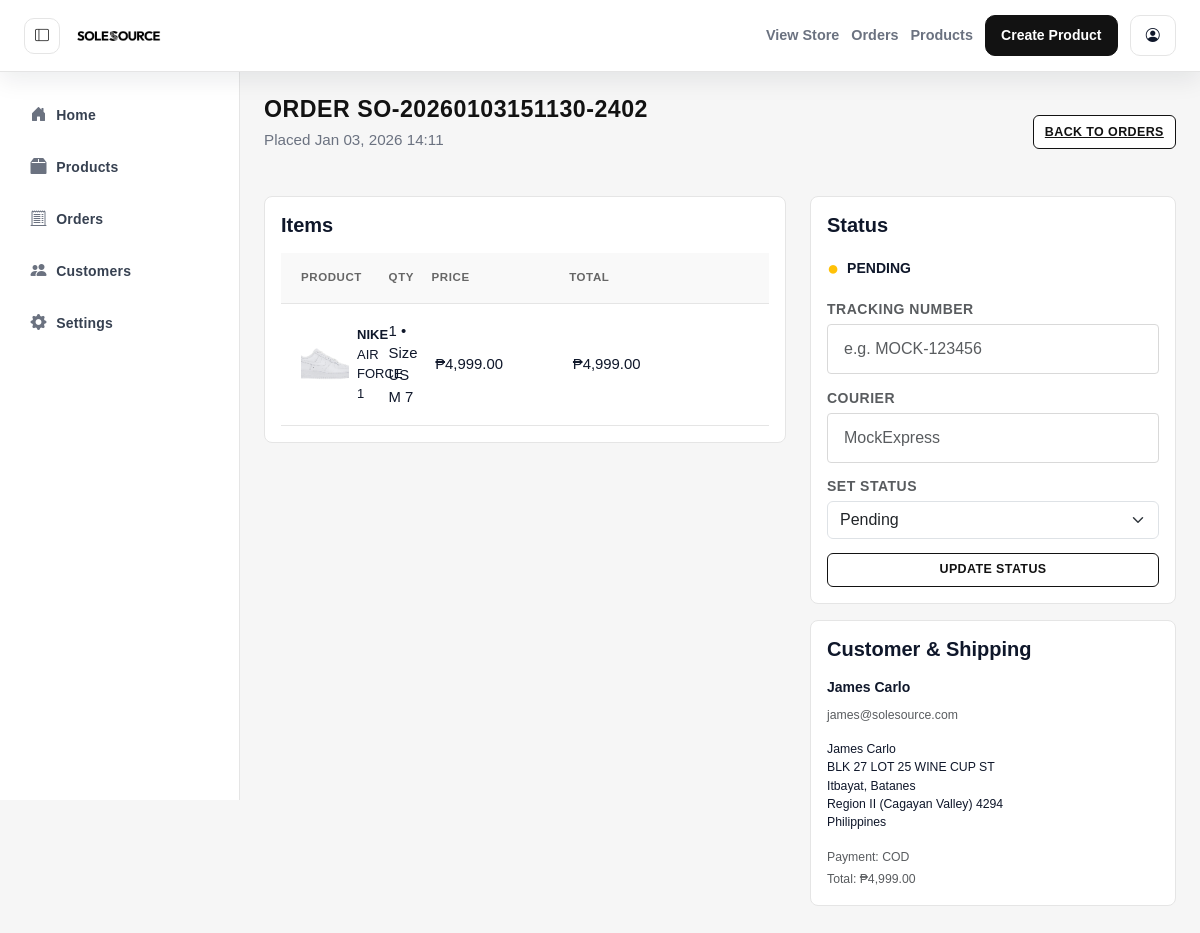
The page /admin/order-details.php?id=8 (signed in) on the database its author committed.
### tables this page shows
CREATE TABLE `orders` (
  `id` int(11) NOT NULL,
  `user_id` int(11) NOT NULL,
  `order_number` varchar(64) NOT NULL,
  `total_amount` decimal(10,2) NOT NULL,
  `payment_method` varchar(50) DEFAULT 'COD',
  `status` enum('pending','confirmed','shipped','delivered','cancelled') DEFAULT 'pending',
  `phone` varchar(50) DEFAULT NULL,
  `shipping_phone` varchar(20) DEFAULT NULL,
  `full_name` varchar(255) NOT NULL,
  `address` varchar(255) DEFAULT NULL,
  `city` varchar(255) DEFAULT NULL,
  `province` varchar(255) DEFAULT NULL,
  `region` varchar(255) DEFAULT NULL,
  `barangay` varchar(255) DEFAULT NULL,
  `zip_code` varchar(20) DEFAULT NULL,
  `country` varchar(100) DEFAULT 'Philippines',
  `shipping_address` text DEFAULT NULL,
  `tracking_number` varchar(100) DEFAULT NULL,
  `courier` varchar(50) DEFAULT NULL,
  `created_at` timestamp NOT NULL DEFAULT current_timestamp()
);

CREATE TABLE `order_items` (
  `id` int(11) NOT NULL,
  `order_id` int(11) NOT NULL,
  `product_id` int(11) NOT NULL,
  `product_size_id` int(11) DEFAULT NULL,
  `size` varchar(50) DEFAULT NULL,
  `quantity` int(11) NOT NULL DEFAULT 1,
  `price_at_purchase` decimal(10,2) NOT NULL,
  `created_at` timestamp NOT NULL DEFAULT current_timestamp()
);

CREATE TABLE `products` (
  `id` int(11) NOT NULL,
  `sku` varchar(64) NOT NULL,
  `name` varchar(255) NOT NULL,
  `brand` varchar(100) NOT NULL,
  `gender` enum('Men','Women','Unisex') DEFAULT 'Unisex',
  `colorway` varchar(255) DEFAULT NULL,
  `description` text DEFAULT NULL,
  `release_date` date DEFAULT NULL,
  `image` varchar(255) DEFAULT NULL,
  `price` decimal(10,2) NOT NULL,
  `stock_quantity` int(11) NOT NULL DEFAULT 0,
  `is_featured` tinyint(1) NOT NULL DEFAULT 0,
  `total_sold` int(11) NOT NULL DEFAULT 0,
  `status` enum('active','archived') DEFAULT 'active',
  `created_at` timestamp NOT NULL DEFAULT current_timestamp(),
  `sport` enum('Running','Training','Lifestyle','Basketball') DEFAULT NULL
);

CREATE TABLE `product_sizes` (
  `id` int(11) NOT NULL,
  `product_id` int(11) NOT NULL,
  `size_label` varchar(50) NOT NULL,
  `size_system` enum('US','EU','UK','CM') DEFAULT 'US',
  `gender` enum('Men','Women','Unisex') DEFAULT 'Unisex',
  `stock_quantity` int(11) NOT NULL DEFAULT 0,
  `is_active` tinyint(1) NOT NULL DEFAULT 1,
  `created_at` timestamp NOT NULL DEFAULT current_timestamp()
);

CREATE TABLE `users` (
  `id` int(11) NOT NULL,
  `full_name` varchar(255) NOT NULL,
  `email` varchar(255) NOT NULL,
  `password` varchar(255) NOT NULL,
  `role` enum('admin','customer') NOT NULL DEFAULT 'customer',
  `birthdate` date DEFAULT NULL,
  `gender` varchar(50) DEFAULT NULL,
  `is_active` tinyint(1) NOT NULL DEFAULT 1,
  `created_at` timestamp NOT NULL DEFAULT current_timestamp()
);

### admin/order-details.php (the view, shortened to what this page needs)
<?php
require_once '../includes/connect.php';
$orderId = isset($_GET['id']) ? (int) $_GET['id'] : 0;
$orderStmt = $conn->prepare("SELECT o.*, u.full_name, u.email FROM orders o JOIN users u ON u.id = o.user_id WHERE o.id = ? LIMIT 1");
$orderStmt->bind_param('i', $orderId);
$orderStmt->execute();
$res = $orderStmt->get_result();
$order = $res ? $res->fetch_assoc() : null;
$items = [];
$itemStmt = $conn->prepare("SELECT oi.id, oi.quantity, oi.price_at_purchase, oi.size, ps.size_label, p.name, p.brand, p.image FROM order_items oi JOIN products p ON p.id = oi.product_id LEFT JOIN product_sizes ps ON ps.id = oi.product_size_id WHERE oi.order_id = ?");
$itemStmt->bind_param('i', $orderId);
$itemStmt->execute();
$itemRes = $itemStmt->get_result();
while ($row = $itemRes->fetch_assoc()) {
    $row['line_total'] = (float) $row['price_at_purchase'] * (int) $row['quantity'];
    $row['price_formatted'] = '₱' . number_format((float) $row['price_at_purchase'], 2, '.', ',');
    $row['line_total_formatted'] = '₱' . number_format($row['line_total'], 2, '.', ',');
    $items[] = $row;
}
$status = strtolower($order['status'] ?? 'pending');
$statusClass = 'text-secondary';
if ($status === 'pending') $statusClass = 'text-warning';
elseif ($status === 'confirmed') $statusClass = 'text-primary';
elseif ($status === 'shipped') $statusClass = 'text-info';
elseif ($status === 'delivered') $statusClass = 'text-success';
elseif ($status === 'cancelled') $statusClass = 'text-danger';
?>
<!DOCTYPE html>
<html lang="en">
<head>
    <link href="https://cdn.jsdelivr.net/npm/bootstrap@5.3.3/dist/css/bootstrap.min.css" rel="stylesheet">
    <link rel="stylesheet" href="https://cdn.jsdelivr.net/npm/bootstrap-icons@1.11.3/font/bootstrap-icons.css">
    <link rel="stylesheet" href="../assets/css/variables.css">
    <link rel="stylesheet" href="assets/css/admin.css">
</head>
<body>
    <?php include 'includes/topbar.php'; ?>
    <div class="admin-container">
        <?php include 'includes/sidebar.php'; ?>
        <main class="admin-content">
            <div class="admin-header">
                <div>
                    <h1 class="admin-page-title">Order <?php echo htmlspecialchars($order['order_number']); ?></h1>
                    <p class="admin-page-subtitle">Placed <?php echo $order['created_at'] ? date('M d, Y H:i', strtotime($order['created_at'])) : ''; ?></p>
                </div>
                <a class="admin-action-btn" href="orders.php">Back to Orders</a>
            </div>
            <div class="row g-4">
                <div class="col-lg-7">
                    <div class="orders-table-container p-3">
                        <h5 class="fw-bold mb-3">Items</h5>
                        <div class="product-table-row product-table-header">
                            <div>Product</div>
                            <div>Qty</div>
                            <div>Price</div>
                            <div>Total</div>
                        </div>
                        <?php foreach ($items as $item): ?>
                            <div class="product-table-row">
                                <div data-label="Product" class="d-flex align-items-center gap-2">
                                    <img src="<?php echo htmlspecialchars('../' . ($item['image'] ?? '')); ?>" alt="" style="width:48px;height:48px;object-fit:cover;border-radius:6px;">
                                    <div>
                                        <div class="fw-bold small text-uppercase"><?php echo htmlspecialchars($item['brand']); ?></div>
                                        <div class="small"><?php echo htmlspecialchars($item['name']); ?></div>
                                    </div>
                                </div>
                                <div data-label="Qty"><?php echo (int) $item['quantity']; ?><?php $sizeDisplay = ($item['size_label'] ?? '') ?: ($item['size'] ?? ''); if ($sizeDisplay !== '') { echo ' • Size ' . htmlspecialchars($sizeDisplay); } ?></div>
                                <div data-label="Price"><?php echo htmlspecialchars($item['price_formatted']); ?></div>
                                <div data-label="Total"><?php echo htmlspecialchars($item['line_total_formatted']); ?></div>
                            </div>
                        <?php endforeach; ?>
                    </div>
                </div>
                <div class="col-lg-5">
                    <div class="orders-table-container p-3 mb-3">
                        <h5 class="fw-bold mb-3">Status</h5>
                        <div class="d-flex align-items-center gap-2 mb-3">
                            <span class="fs-5 <?php echo $statusClass; ?>">●</span>
                            <span class="fw-bold text-uppercase"><?php echo htmlspecialchars($status); ?></span>
                        </div>
                        <form method="POST" action="order-update.php" class="action-stack">
                            <div class="mb-2">
                                <label class="form-label small text-uppercase text-muted mb-1">Tracking Number</label>
                                <input type="text" name="tracking_number" class="form-control" value="<?php echo htmlspecialchars($order['tracking_number'] ?? ''); ?>" placeholder="e.g. MOCK-123456">
                            </div>
                            <div class="mb-2">
                                <label class="form-label small text-uppercase text-muted mb-1">Courier</label>
                                <input type="text" name="courier" class="form-control" value="<?php echo htmlspecialchars($order['courier'] ?? ''); ?>" placeholder="MockExpress">
                            </div>
                            <div class="mb-2">
                                <label class="form-label small text-uppercase text-muted mb-1">Set Status</label>
                                <select name="status" class="form-select">
                                    <?php $statuses = ['pending','confirmed','shipped','delivered','cancelled']; ?>
                                    <?php foreach ($statuses as $s): ?>
                                        <option value="<?php echo $s; ?>" <?php echo $status === $s ? 'selected' : ''; ?>><?php echo ucfirst($s); ?></option>
                                    <?php endforeach; ?>
                                </select>
                            </div>
                            <button type="submit" class="admin-action-btn">Update Status</button>
                        </form>
                    </div>
                    <div class="orders-table-container p-3">
                        <h5 class="fw-bold mb-3">Customer & Shipping</h5>
                        <div class="mb-2 fw-bold"><?php echo htmlspecialchars($order['full_name']); ?></div>
                        <div class="mb-3 text-muted small"><?php echo htmlspecialchars($order['email']); ?></div>
                        <div class="small text-brand-black">
                            <?php echo htmlspecialchars($order['full_name']); ?><br>
                            <?php echo htmlspecialchars($order['address'] ?? ''); ?><br>
                            <?php echo htmlspecialchars($order['city'] ?? ''); ?>, <?php echo htmlspecialchars($order['province'] ?? ''); ?><br>
                            <?php echo htmlspecialchars($order['region'] ?? ''); ?> <?php echo htmlspecialchars($order['zip_code'] ?? ''); ?><br>
                            <?php echo htmlspecialchars($order['country'] ?? 'Philippines'); ?>
                        </div>
                        <div class="mt-3 small text-muted">Payment: <?php echo htmlspecialchars(strtoupper($order['payment_method'] ?? 'COD')); ?></div>
                        <div class="mt-1 small text-muted">Total: ₱<?php echo number_format((float) ($order['total_amount'] ?? 0), 2); ?></div>
                    </div>
                </div>
            </div>
        </main>
    </div>
</body>
</html>

### assets/css/variables.css (style rules this page uses)
:root { --brand-black: #121212; --brand-dark-gray: #333333; --brand-orange: #E9713F; --brand-white: #FFFFFF; --brand-background: #F8F9FA; --brand-font: 'Outfit', sans-serif; --text-active: #FFFFFF; --text-inactive: #B0B0B0; --text-active-inverse: #121212; }

### admin/assets/css/admin.css (style rules this page uses)
:root { --admin-bg: #f6f6f6; --admin-sidebar-width: 240px; --admin-header-height: 72px; --admin-surface: #ffffff; --admin-border: #e5e5e5; --admin-muted: #6b7280; --admin-text: #0f172a; }
body { font-family: var(--brand-font, 'Outfit', sans-serif); background: var(--admin-bg); color: var(--admin-text); margin: 0; padding: 0; font-size: 14px; }
.admin-container { display: flex; min-height: 100vh; transition: margin-left 0.3s ease; }
.admin-content { flex: 1; margin-left: var(--admin-sidebar-width); padding: 1.5rem 1.5rem 2.25rem; margin-top: var(--admin-header-height); transition: margin-left 0.3s ease; background: var(--admin-bg); }
.admin-header { margin-bottom: 1.75rem; display: flex; justify-content: space-between; align-items: center; }
.admin-page-title { font-size: 1.45rem; font-weight: 700; text-transform: uppercase; color: var(--brand-black, #000); letter-spacing: 0.5px; margin: 0; }
.admin-page-subtitle { color: var(--admin-muted); font-size: 0.95rem; margin-top: 0.35rem; }
.table-container, .orders-list, .products-table-container, .orders-table-container { background: #fff; border: 1px solid #e5e5e5; border-radius: 8px; overflow: hidden; }
.action-stack { display: flex; flex-direction: column; gap: 0.35rem; }
.admin-action-btn { display: inline-flex; align-items: center; justify-content: center; gap: 0.35rem; padding: 0.4rem 0.7rem; border-radius: 6px; font-weight: 700; font-size: 0.78rem; text-transform: uppercase; letter-spacing: 0.4px; border: 1px solid var(--brand-black, #000); color: var(--brand-black, #000); background: #fff; transition: all 0.2s ease; }
.product-table-row { display: grid; grid-template-columns: 70px 1.8fr 120px 130px 110px 80px; gap: 1.1rem; padding: 1rem 1.25rem; border-bottom: 1px solid #e5e5e5; align-items: center; transition: background-color 0.2s ease; font-size: 0.93rem; }
.product-table-header { background: #f9f9f9; font-weight: 700; text-transform: uppercase; font-size: 0.72rem; color: #666; letter-spacing: 0.05em; }
.form-label { font-size: 0.875rem; font-weight: 700; text-transform: uppercase; color: #666; letter-spacing: 0.5px; margin-bottom: 0.5rem; display: block; }
.form-control { width: 100%; border: 1px solid #d9d9d9; border-radius: 4px; padding: 0.75rem 1rem; font-size: 1rem; transition: border-color 0.2s ease; box-sizing: border-box; }

### rows shown on the page
orders: order_number "SO-20260103151130-2402", created_at "Jan 03, 2026 14:11", status "PENDING", status "Pending", user.full_name "James Carlo", user.email "james@solesource.com", address "BLK 27 LOT 25 WINE CUP ST", city "Itbayat", province "Batanes", region "Region II (Cagayan Valley)", zip_code "4294", country "Philippines", payment_method "COD", total_amount "4,999.00"
order_items: product.image (picture), product.brand "NIKE", product.name "AIR FORCE 1", quantity "1", product_size.size_label "US M 7", price_formatted "₱4,999.00", line_total_formatted "₱4,999.00"
